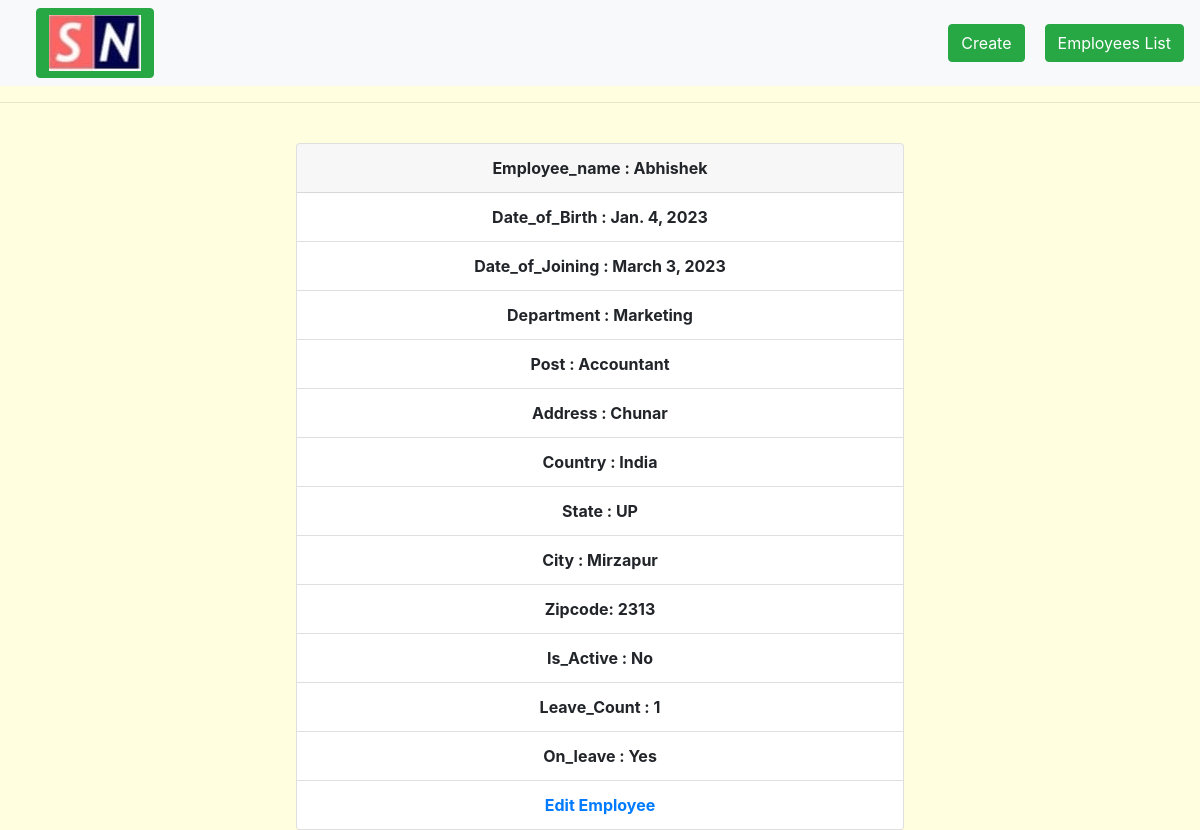
The app's page /get_employee/13 with its own data.
### EMS/models.py (models this page shows, shortened)
class Employee(models.Model):
    name=models.CharField(max_length=100)
    date_of_birth=models.DateField()
    date_of_joining=models.DateField()
    department=models.ForeignKey(Department,on_delete=models.CASCADE)
    post=models.ForeignKey(Post,on_delete=models.CASCADE)
    address=models.CharField(max_length=200)
    country=models.CharField(max_length=50)
    state=models.CharField(max_length=50)
    city=models.CharField(max_length=50)
    zipcode=models.IntegerField()
    active=models.BooleanField()
    leave_count=models.IntegerField()
    on_leave=models.BooleanField()

class Department(models.Model):
    name=models.CharField(max_length=50)
    def __str__(self):
        return self.name

class Post(models.Model):
    name=models.CharField(max_length=50)
    def __str__(self):
        return self.name

### EMS/views.py (the view)
# urls.py: path('get_employee/<int:id>',get_employee,name='get_employee'),
def get_employee(request,id):
    try:
        employee = Employee.objects.get(pk=id)
        return render(request, 'particulur_employee.html', {'employee': employee})
    except:
        return HttpResponse("Employee  not exist .")

### EMS/templates/particulur_employee.html
{% extends 'base.html' %}
{% load static %}
{% block content %}
<link rel="stylesheet" href="{% static 'css/myfile.css' %}">
<center>
    <div class="card">
        <div class="card-header">
            <b>Employee_name : {{employee.name}}</b>
        </div>
        <ul class="list-group list-group-flush">
            <li class="list-group-item "><b>Date_of_Birth : {{employee.date_of_birth}}</b></li>
            <li class="list-group-item "><b>Date_of_Joining : {{employee.date_of_joining}}</b></li>
            <li class="list-group-item "><b>Department : {{employee.department}}</b></li>
            <li class="list-group-item "><b>Post : {{employee.post}}</b></li>
            <li class="list-group-item "><b>Address : {{employee.address}}</b></li>
            <li class="list-group-item "><b>Country : {{employee.country}}</b></li>
            <li class="list-group-item "><b>State : {{employee.state}}</b></li>
            <li class="list-group-item "><b>City : {{employee.city}}</b></li>
            <li class="list-group-item "><b>Zipcode: {{employee.zipcode}}</b></li>
            <li class="list-group-item "><b>Is_Active :
                    {% if employee.active %}
                    Yes
                    {% else %}
                    No
                    {% endif %}
                </b></li>
            <li class="list-group-item "><b>Leave_Count : {{employee.leave_count}}</b></li>
            <li class="list-group-item "><b>On_leave :
                    {% if employee.on_leave %}
                    Yes
                    {% else %}
                    No
                    {% endif %}
                </b></li>
            <li class="list-group-item "><b><a href="{% url 'update_employee' employee.id %}">Edit Employee</a></b>
            </li>
        </ul>
    </div>
</center>
{% endblock %}

### EMS/static/css/myfile.css (style rules this page uses)
.card { width: 38rem; margin-top: 40px; }

### records on screen
Employee: name "Abhishek", date_of_birth "Jan. 4, 2023", date_of_joining "March 3, 2023", department "Marketing", post "Accountant", address "Chunar", country "India", state "UP", city "Mirzapur", zipcode "2313", leave_count "1"
